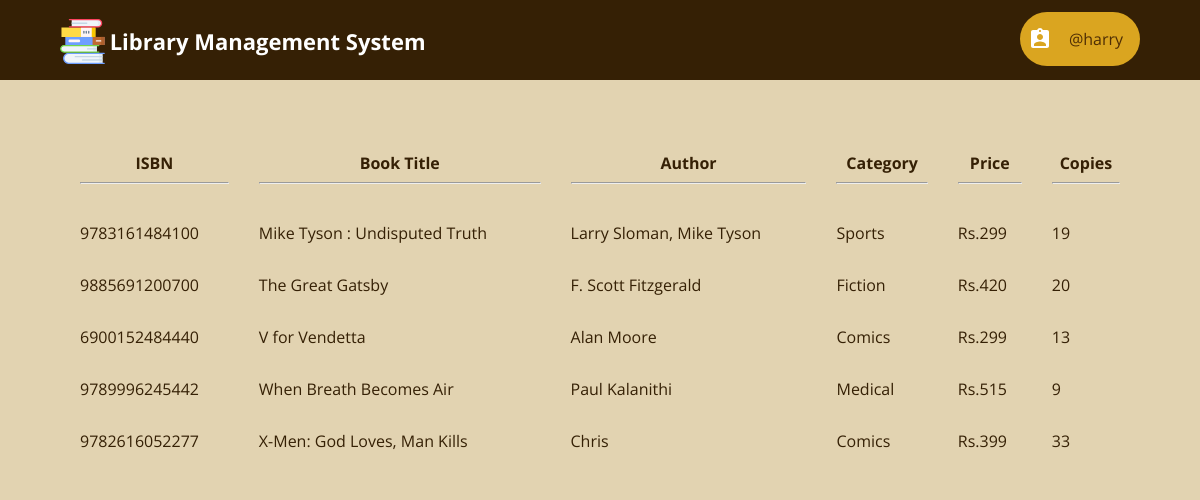
Screenshot of /librarian/display_books.php (signed in) with the database file from the repository.
### tables this page shows
CREATE TABLE IF NOT EXISTS `book` (
  `isbn` char(13) NOT NULL,
  `title` varchar(80) NOT NULL,
  `author` varchar(80) NOT NULL,
  `category` varchar(80) NOT NULL,
  `price` int(4) unsigned NOT NULL,
  `copies` int(10) unsigned NOT NULL
);

### librarian/display_books.php (the view, shortened to what this page needs)
<?php
    require "../db_connect.php";
	require "header_librarian.php";
?>
<html>
	<head>
		<link rel="stylesheet" type="text/css" href="../member/css/home_style.css" />
        <link rel="stylesheet" type="text/css" href="../css/global_styles.css">
		<link rel="stylesheet" type="text/css" href="../css/home_style.css">
		<link rel="stylesheet" type="text/css" href="../member/css/custom_radio_button_style.css">
	</head>
	<body>
    <?php
			$query = $con->prepare("SELECT * FROM book ORDER BY title");
			$query->execute();
			$result = $query->get_result();
			$rows = mysqli_num_rows($result);
			if($rows == 0)
				echo "<h2 align='center'>No books available</h2>";
			else
			{
				echo "<form class='cd-form'>";
				echo "<table width='100%' cellpadding=10 cellspacing=10>";
				echo "<tr>
						<th>ISBN<hr></th>
						<th>Book Title<hr></th>
						<th>Author<hr></th>
						<th>Category<hr></th>
						<th>Price<hr></th>
                        <th>Copies<hr></th>
					</tr>";
				for($i=0; $i<$rows; $i++)
				{
					$row = mysqli_fetch_array($result);
					echo "<tr>
							";
					for($j=0; $j<6; $j++)
						if($j == 4)
							echo "<td>Rs.".$row[$j]."</td>";
						else
                            echo "<td>".$row[$j]."</td>";
					echo "</tr>";
				}
				echo "</table>";
				echo "</form>";
			}
		?>
    </body>
</html>

### librarian/header_librarian.php (shortened to what this page needs)
<html>
	<head>
		<link rel="stylesheet" type="text/css" href="css/header_librarian_style.css" />
	</head>
	<body>
		<header>
			<div id="cd-logo">
				<a href="../">
					<img src="img/ic_logo2.svg" alt="Logo" width="45" height="45" />
					<p>Library Management System</p>
				</a>
			</div>
			<div class="dropdown">
				<button class="dropbtn">
					<p id="librarian-name"> @<?php echo $_SESSION['username'] ?></p>
				</button>
			</div>
		</header>
	</body>
</html>

### librarian/css/header_librarian_style.css (style rules this page uses)
html * { -webkit-font-smoothing: antialiased; -moz-osx-font-smoothing: grayscale; }
*, *:after, *:before { -webkit-box-sizing: border-box; -moz-box-sizing: border-box; box-sizing: border-box; }
body { font-size: 100%; font-family: "Open Sans", sans-serif; background-color: rgb(226, 211, 177); margin: 0; }
img { max-width: 100%; }
header { position: relative; height: 50px; background: #352005; }
header #cd-logo { float: left; margin: 0 0 0 5%; -webkit-transform-origin: 0 50%; -moz-transform-origin: 0 50%; -ms-transform-origin: 0 50%; -o-transform-origin: 0 50%; transform-origin: 0 50%; -webkit-transform: scale(0.8); -moz-transform: scale(0.8); -ms-transform: scale(0.8); -o-transform: scale(0.8); transform: scale(0.8); }
header #cd-logo img, header #cd-logo p { display: inline-block; vertical-align: middle; }
header #cd-logo p { font-size: 2.2rem !important; color: #ffffff; font-weight: bold; font-size: 1.4rem; }
header::after { content: ""; display: table; clear: both; }
header a { text-decoration: none; }
@media only screen and (min-width: 768px) { header { height: 80px; } }
@media only screen and (min-width: 768px) { header #cd-logo { margin: 4px 0 0 5%; -webkit-transform: scale(1); -moz-transform: scale(1); -ms-transform: scale(1); -o-transform: scale(1); transform: scale(1); } }
.dropbtn { background: url("../img/ic_librarian.svg") no-repeat 8px center; background-color: goldenrod; margin-top: 10%; color: #4e2e04; min-width: 120px; padding: 0 8px 0 8px; font-size: 16px; font-family: "Open Sans", sans-serif; border: none; border-radius: 30px; cursor: pointer; }
#librarian-name { margin-left: 32px; }
.dropdown { position: relative; float: right; margin-right: 5%; }

### member/css/home_style.css (style rules this page uses)
.cd-form { width: 90%; max-width: 1200px; margin: 4em auto; font-size: 1.3rem; color: #352005; margin-bottom: 10px; display: block; }
.cd-form::after { clear: both; content: ""; display: table; }

### css/global_styles.css (style rules this page uses)
*, *::after, *::before { -webkit-box-sizing: border-box; -moz-box-sizing: border-box; box-sizing: border-box; }
html { font-size: 62.5%; }
body { font-size: 1.8rem; font-family: "Open Sans", sans-serif; color: #352005; background-color: rgb(226, 211, 177); }

### librarian/css/home_style.css (style rules this page uses)
html { font-size: 62.5%; }
body { font-family: "Open Sans", sans-serif; }
a { text-decoration: none; }

### rows the page displays
book: isbn "9783161484100", title "Mike Tyson : Undisputed Truth", author "Larry Sloman, Mike Tyson", category "Sports", price "299", copies "19"
book: isbn "9885691200700", title "The Great Gatsby", author "F. Scott Fitzgerald", category "Fiction", price "420", copies "20"
book: isbn "6900152484440", title "V for Vendetta", author "Alan Moore", category "Comics", price "299", copies "13"
book: isbn "9789996245442", title "When Breath Becomes Air", author "Paul Kalanithi", category "Medical", price "515", copies "9"
book: isbn "9782616052277", title "X-Men: God Loves, Man Kills", author "Chris", category "Comics", price "399", copies "33"

### other values shown
$_SESSION['username'] "harry"
